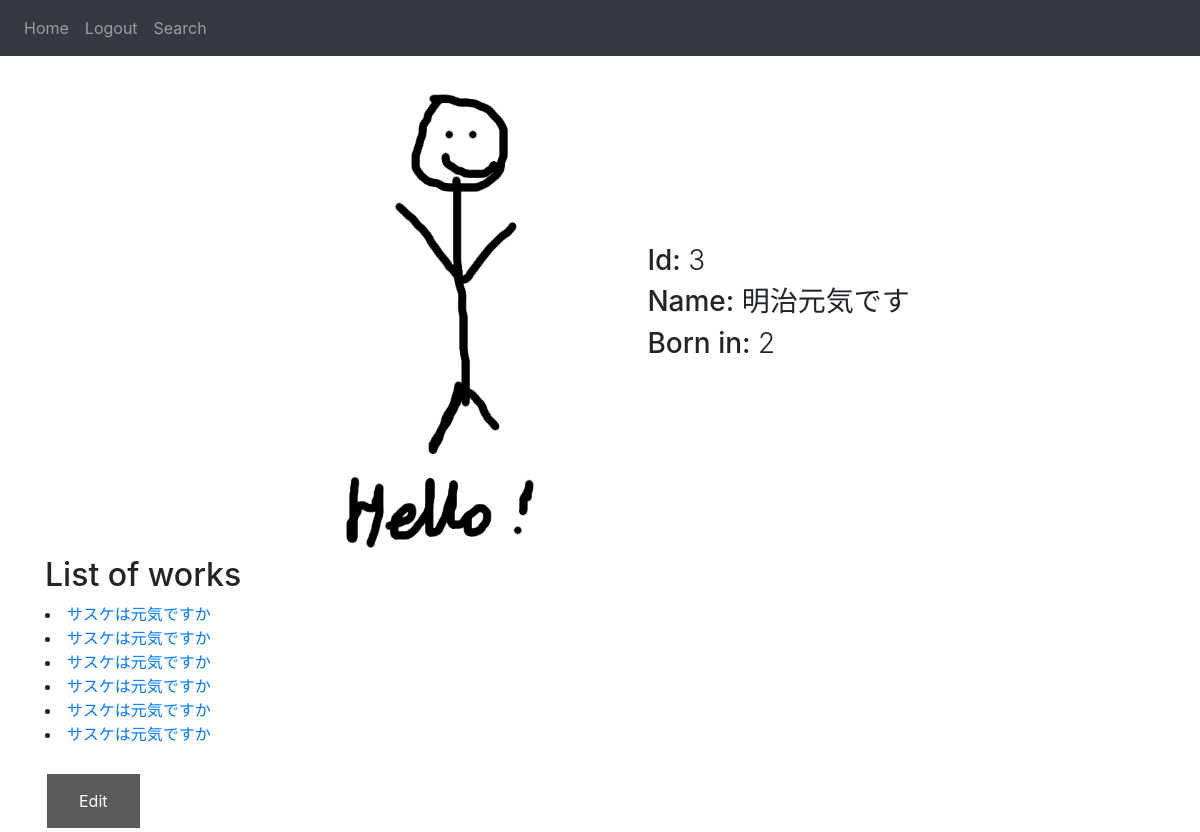
Screenshot of /artist?id=3 (signed in) with the database file from the repository.
### website/models.py (models this page shows)
class Artist(db.Model):
    id = db.Column(db.Integer, primary_key = True)
    name = db.Column(db.String(150))
    birth_date = db.Column(db.Integer)
    death_date = db.Column(db.Integer)

class Exhibit(db.Model):
    id = db.Column(db.Integer, primary_key = True)
    author = db.Column(db.Integer)
    localization = db.Column(db.Integer)
    title = db.Column(db.String(200))
    type = db.Column(db.String(100))
    x_size = db.Column(db.Integer)
    y_size = db.Column(db.Integer)
    z_size = db.Column(db.Integer)
    state = db.Column(db.Integer)

### website/views.py (the view)
@views.route('/artist', methods = ['GET'])
def artist():
    id = request.args.get('id')
    artist = Artist.query.filter(Artist.id == id).first()
    birth = ""
    if artist.birth_date < 0:
        birth = str((-1) * artist.birth_date) + " BC"
    else:
        birth = str(artist.birth_date)
    if artist:
        exhibits = Exhibit.query.filter(Exhibit.author == id).all()
        if exhibits:
            return render_template("artist.html", user = current_user, artist = artist, birth = birth, exhibits = exhibits)
        else:
            print("ERROR. No exhibits found!")
            return render_template("artist.html", user = current_user, artist = artist, birth = birth)
    return render_template("artist.html", user = current_user)

### website/__init__.py (called while the page is built)
def create_app():
    app = Flask(__name__)
    app.config['SECRET_KEY'] = 'hjshjhdjah kjshkjdhjs'
    app.config['SQLALCHEMY_DATABASE_URI'] = f'sqlite:///{DB_NAME}'
    db.init_app(app)
    from .views import views
    from .auth import auth
    app.register_blueprint(views, url_prefix = '/')
    app.register_blueprint(auth, url_prefix = '/')
    from .models import User
    create_database(app)
    login_manager = LoginManager()
    login_manager.login_view = 'auth.login'
    login_manager.init_app(app)
    @login_manager.user_loader
    def load_user(id):
        return User.query.get(int(id))
    return app

### website/templates/artist.html (shortened to what this page needs)
{% extends "base.html" %} {% block title %}Artist{% endblock %}
{% block content %}
    {% if not artist %}
    <h1>No artist found</h1>
    {% else %}
    <div class = "info">
        <div>
            <img src = "{{url_for('static', filename = 'placeholder.png')}}" alt = "artist_image" />
        </div>
        <div>
            <h3 align = "left">Id: <span>{{ artist.id }}</span></h3>
            <h3 align = "left">Name: <span>{{ artist.name }}</span></h3>
            <h3 align = "left">Born in: <span>{{ birth }}</span></h3>
        </div>
    </div>
    {% if exhibits %}
    <h2>List of works</h2>
    <un>
        {% for exh in exhibits %}
        <li><a href = "../exhibit?id={{ exh.id }}">{{ exh.title }}</a></li>
        {% endfor %}
    </un>
    {% endif %}
    {% if current_user.is_authenticated %}
    <br />
    <a href = "../edit-artist?id={{ artist.id }}" class = "edit-button">Edit</a>
    {% endif %}
    {% endif %}
{% endblock %}

### website/static/style.css (style rules this page uses)
.info { display: flex; justify-content: center; align-items: center; flex-wrap: wrap; }
.info img { height: auto; max-height: 500px; }
.info span { font-weight: 300; }
.edit-button { background-color: #5a5a5a; border: none; padding: 15px 32px; display: inline-block; font-size: 16px; margin: 4px 2px; cursor: pointer; text-align: center; color: white; text-decoration: none; }

### rows the page displays
Artist: id "3", name "明治元気です"
Exhibit: title "サスケは元気ですか"
Exhibit: title "サスケは元気ですか"
Exhibit: title "サスケは元気ですか"
Exhibit: title "サスケは元気ですか"
Exhibit: title "サスケは元気ですか"
Exhibit: title "サスケは元気ですか"

### other values shown
{{ birth }} "2"
